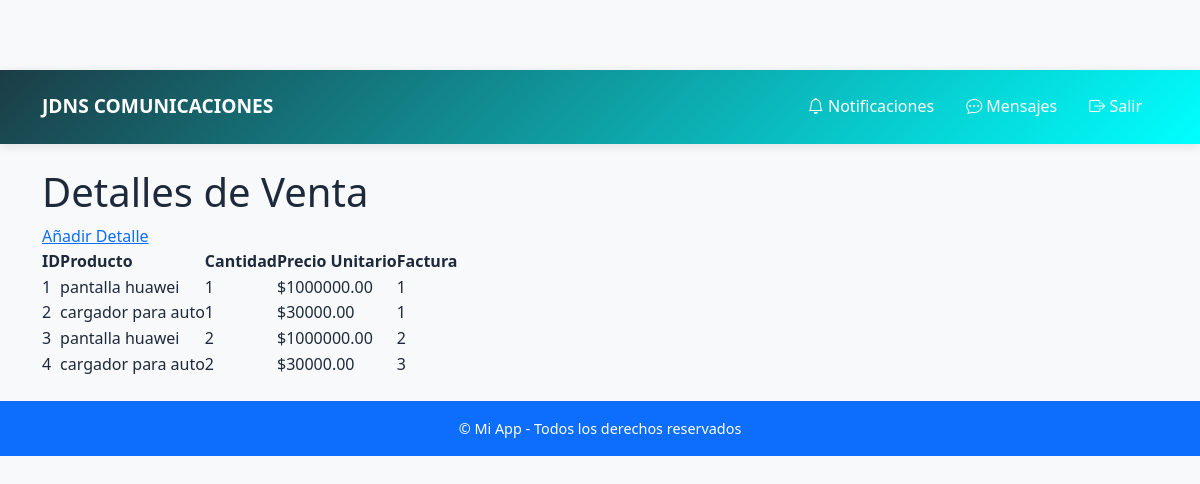
The page /detalle_venta/ (signed in) on the database as committed earlier.
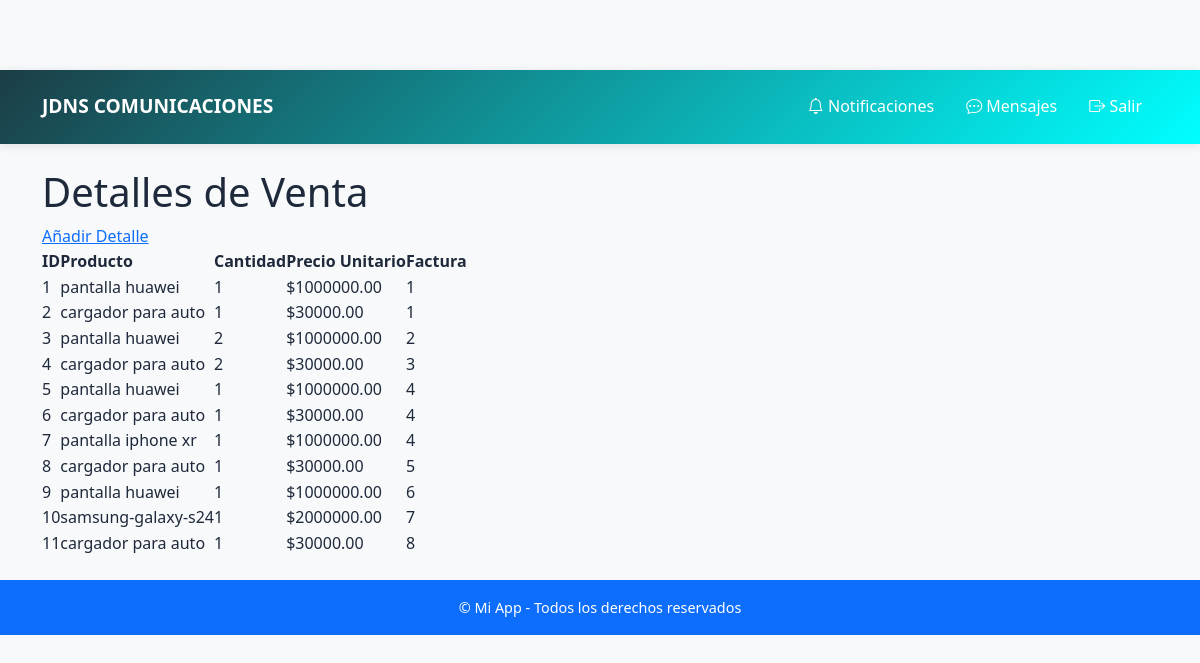
The same page on the database as committed later.
### app/models/users.py (models this page shows)
class DetalleVenta(db.Model):
    __tablename__ = 'detalle_venta'
    iddetalles = db.Column(db.Integer, primary_key=True)
    cantidad = db.Column(db.Integer, nullable=False)
    precio_unitario = db.Column(db.Numeric(10, 2), nullable=False)
    subtotal = db.Column(db.Numeric(10, 2), nullable=False)
    producto_idproducto = db.Column(db.Integer, db.ForeignKey('producto.idproducto'), nullable=False)
    ventas_factura_idventas_factura = db.Column(db.Integer, db.ForeignKey('ventas_factura.idventas_factura'), nullable=False)
    producto = db.relationship('Producto', backref='detalle_ventas')

class Producto(db.Model):
    _tablename_ = 'producto'
    idproducto = db.Column(db.Integer, primary_key=True)
    nombre = db.Column(db.String(100))
    descripcion = db.Column(db.Text)
    tipo = db.Column(db.Enum('repuesto', 'accesorio', 'telefonos', 'computadores'))
    precio_unitario = db.Column(db.Numeric(10, 2))
    stock = db.Column(db.Integer)
    imagen = db.Column(db.String(200))
    empresa_idempresa = db.Column(db.Integer, db.ForeignKey('empresa.idempresa'))

### app/routes/detalle_venta.py (the view)
@bp.route('/')
@login_required
def listar():
    detalles = DetalleVenta.query.all()
    return render_template('detalle_venta_list.html', detalles=detalles)

### app/models/users.py (called while the page is built)
    @property
    def is_authenticated(self):
        return True

### app/templates/detalle_venta_list.html (shortened to what this page needs)
{% extends "base.html" %}
{% block content %}
<h1>Detalles de Venta</h1>
<a href="{{ url_for('detalle_venta.nuevo') }}">Añadir Detalle</a>
<table>
    <thead>
        <tr>
            <th>ID</th>
            <th>Producto</th>
            <th>Cantidad</th>
            <th>Precio Unitario</th>
            <th>Factura</th>
        </tr>
    </thead>
    <tbody>
    {% for d in detalles %}
        <tr>
            <td>{{ d.iddetalles }}</td>
            <td>{{ d.producto.nombre }}</td>
            <td>{{ d.cantidad }}</td>
            <td>${{ "%.2f"|format(d.precio_unitario) }}</td>
            <td>{{ d.ventas_factura_idventas_factura }}</td>
        </tr>
    {% endfor %}
    </tbody>
</table>
{% endblock %}

Rows that differ between the two databases and show on the page:
added DetalleVenta: iddetalles "5", producto.nombre "pantalla huawei", cantidad "1", precio_unitario "1000000.00", ventas_factura_idventas_factura "4"
added DetalleVenta: iddetalles "6", producto.nombre "cargador para auto", cantidad "1", precio_unitario "30000.00", ventas_factura_idventas_factura "4"
added DetalleVenta: iddetalles "7", producto.nombre "pantalla iphone xr", cantidad "1", precio_unitario "1000000.00", ventas_factura_idventas_factura "4"
added DetalleVenta: iddetalles "8", producto.nombre "cargador para auto", cantidad "1", precio_unitario "30000.00", ventas_factura_idventas_factura "5"
added DetalleVenta: iddetalles "9", producto.nombre "pantalla huawei", cantidad "1", precio_unitario "1000000.00", ventas_factura_idventas_factura "6"
added DetalleVenta: iddetalles "10", producto.nombre "samsung-galaxy-s24", cantidad "1", precio_unitario "2000000.00", ventas_factura_idventas_factura "7"
added DetalleVenta: iddetalles "11", producto.nombre "cargador para auto", cantidad "1", precio_unitario "30000.00", ventas_factura_idventas_factura "8"
